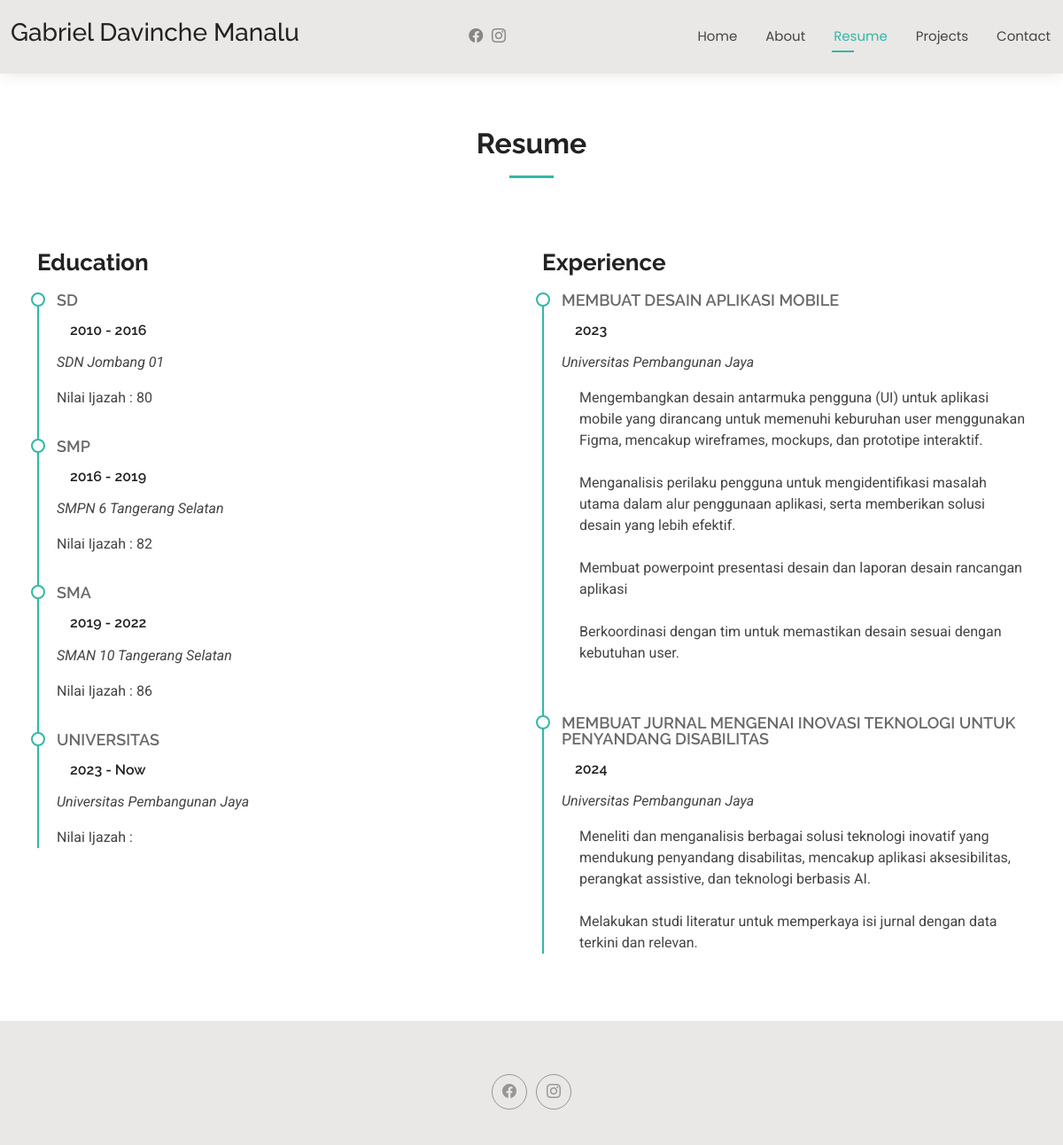
Screenshot of /resume.php with the database file from the repository.
### tables this page shows
CREATE TABLE `pendidikan` (
  `id` int NOT NULL,
  `jenis_pendidikan` varchar(20) NOT NULL,
  `waktu_pendidikan` varchar(50) NOT NULL,
  `instansi_pendidikan` varchar(50) NOT NULL,
  `nilai` varchar(3) DEFAULT NULL
);

CREATE TABLE `pengalaman` (
  `id` int NOT NULL,
  `nama_pengalaman` varchar(100) NOT NULL,
  `waktu_pengalaman` varchar(100) NOT NULL,
  `lokasi_pengalaman` varchar(100) NOT NULL,
  `deskripsi_pengalaman` text NOT NULL
);

### resume.php (the view, shortened to what this page needs)
<?php
include "koneksi.php";
?>
<!DOCTYPE html>
<html lang="en">
<head>
  <link href="assets/vendor/bootstrap/css/bootstrap.min.css" rel="stylesheet">
  <link href="assets/vendor/bootstrap-icons/bootstrap-icons.css" rel="stylesheet">
  <link href="assets/vendor/aos/aos.css" rel="stylesheet">
  <link href="assets/vendor/swiper/swiper-bundle.min.css" rel="stylesheet">
  <link href="assets/vendor/glightbox/css/glightbox.min.css" rel="stylesheet">
  <link href="assets/css/main.css" rel="stylesheet">
</head>
<body class="resume-page">
  <header id="header" class="header d-flex align-items-center light-background sticky-top">
    <div class="container-fluid position-relative d-flex align-items-center justify-content-between">
      <a href="index.php" class="logo d-flex align-items-center me-auto me-xl-0">
        <h3 class="sitename">Gabriel Davinche Manalu</h3>
      </a>
      <nav id="navmenu" class="navmenu">
        <ul>
          <li><a href="index.php">Home</a></li>
          <li><a href="about.php">About</a></li>
          <li><a href="resume.php" class="active">Resume</a></li>
          <li><a href="projects.php">Projects</a></li>
          <li><a href="contact.php">Contact</a></li>
        </ul>
      </nav>
      <div class="header-social-links">
        <a href="#" class="facebook"><i class="bi bi-facebook"></i></a>
        <a href="#" class="instagram"><i class="bi bi-instagram"></i></a>
      </div>
    </div>
  </header>
  <main class="main">
    <section id="resume" class="resume section">
      <div class="container section-title" data-aos="fade-up">
        <h2>Resume</h2>
      </div>
      <div class="container">
        <div class="row">
          <div class="col-lg-6" data-aos="fade-up" data-aos-delay="100">
          <h3 class="resume-title">Education</h3>
          <?php
             $strSQL ="SELECT jenis_pendidikan, waktu_pendidikan, instansi_pendidikan, nilai FROM pendidikan";
             $execStrSQL = mysqli_query($conn, $strSQL);
             if (mysqli_num_rows($execStrSQL) > 0 ){
              while ($row = mysqli_fetch_assoc($execStrSQL)){
          ?>
            <div class="resume-item">
              <h4><?= $row["jenis_pendidikan"] ?></h4>
              <h5><?= $row["waktu_pendidikan"] ?></h5>
              <p><em><?= $row["instansi_pendidikan"] ?></em></p>
              <p> Nilai Ijazah : <?= $row["nilai"] ?>  </p>
            </div>
            <?php
              }
            }
            ?>
          </div>
          <div class="col-lg-6" data-aos="fade-up" data-aos-delay="200">
            <h3 class="resume-title">Experience</h3>
            <?php
             $strSQL ="SELECT nama_pengalaman, waktu_pengalaman, lokasi_pengalaman, deskripsi_pengalaman FROM pengalaman";
             $execStrSQL = mysqli_query($conn, $strSQL);
             if (mysqli_num_rows($execStrSQL) > 0 ){
              while ($row = mysqli_fetch_assoc($execStrSQL)){
            ?>
            <div class="resume-item">
              <h4><?= $row["nama_pengalaman"] ?></h4>
              <h5><?= $row["waktu_pengalaman"] ?></h5>
              <p><em><?= $row["lokasi_pengalaman"] ?></em></p>
              <ul>
                <p>
                <?= $row["deskripsi_pengalaman"]?>
                </p>
              </ul>
            </div>
            <?php
              }
            }
            ?>
          </div>
        </div>
      </div>
    </section>
  </main>
  <footer id="footer" class="footer light-background">
    <div class="container">
      <div class="social-links d-flex justify-content-center">
        <a href=""><i class="bi bi-facebook"></i></a>
        <a href=""><i class="bi bi-instagram"></i></a>
      </div>
    </div>
  </footer>
</body>
</html>

### rows the page displays
pendidikan: jenis_pendidikan "SD", waktu_pendidikan "2010 - 2016", instansi_pendidikan "SDN Jombang 01", nilai "80"
pendidikan: jenis_pendidikan "SMP", waktu_pendidikan "2016 - 2019", instansi_pendidikan "SMPN 6 Tangerang Selatan", nilai "82"
pendidikan: jenis_pendidikan "SMA", waktu_pendidikan "2019 - 2022", instansi_pendidikan "SMAN 10 Tangerang Selatan", nilai "86"
pendidikan: jenis_pendidikan "UNIVERSITAS", waktu_pendidikan "2023 - Now", instansi_pendidikan "Universitas Pembangunan Jaya"
pengalaman: nama_pengalaman "MEMBUAT DESAIN APLIKASI MOBILE", waktu_pengalaman "2023", lokasi_pengalaman "Universitas Pembangunan Jaya", deskripsi_pengalaman "Mengembangkan desain antarmuka pengguna (UI) untuk aplikasi mobile yang dirancang untuk memenuhi keburuhan user menggunakan Figma, mencakup wireframes, mockups, dan prototipe interaktif. Menganalisis perilaku pengguna untuk mengidentifikasi masalah utama dalam alur penggunaan aplikasi, serta memberikan solusi desain yang lebih efektif. Membuat powerpoint presentasi desain dan laporan desain rancangan aplikasi Berkoordinasi dengan tim untuk memastikan desain sesuai dengan kebutuhan user."
pengalaman: nama_pengalaman "MEMBUAT JURNAL MENGENAI INOVASI TEKNOLOGI UNTUK PENYANDANG DISABILITAS", waktu_pengalaman "2024", lokasi_pengalaman "Universitas Pembangunan Jaya", deskripsi_pengalaman "Meneliti dan menganalisis berbagai solusi teknologi inovatif yang mendukung penyandang disabilitas, mencakup aplikasi aksesibilitas, perangkat assistive, dan teknologi berbasis AI. Melakukan studi literatur untuk memperkaya isi jurnal dengan data terkini dan relevan."
